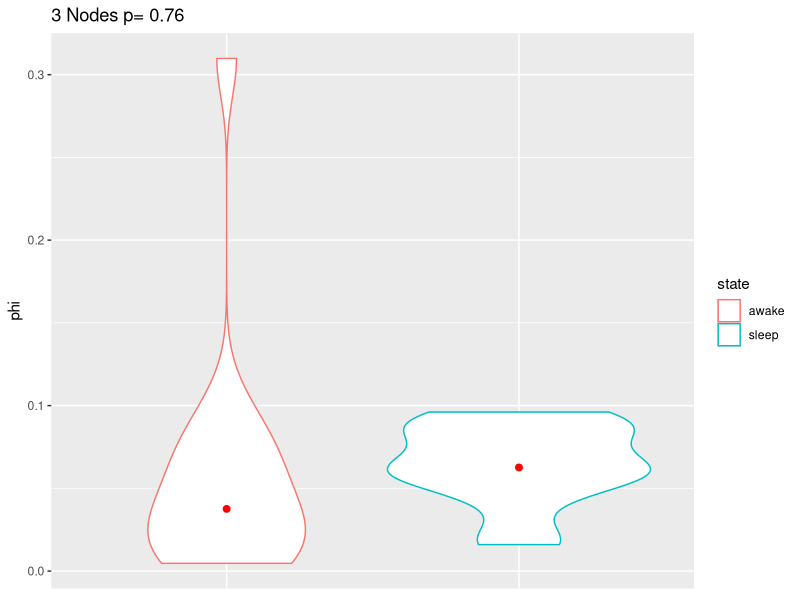
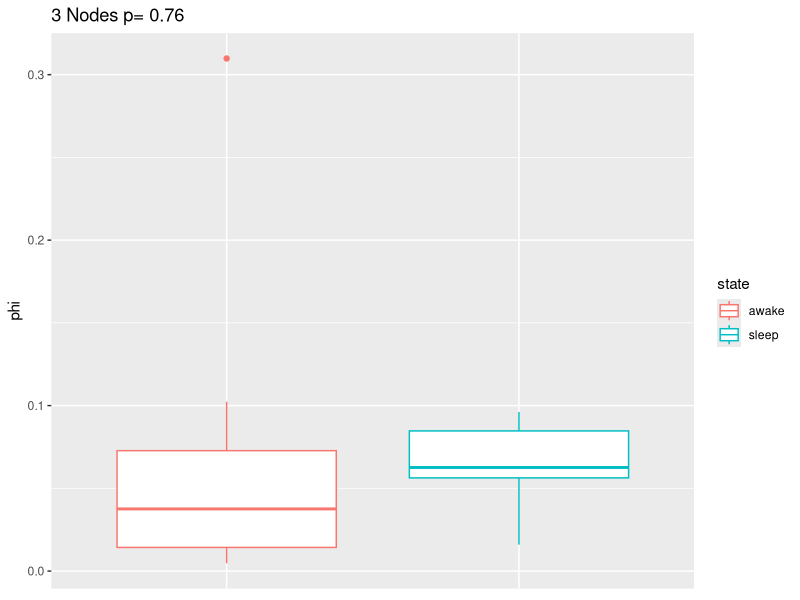
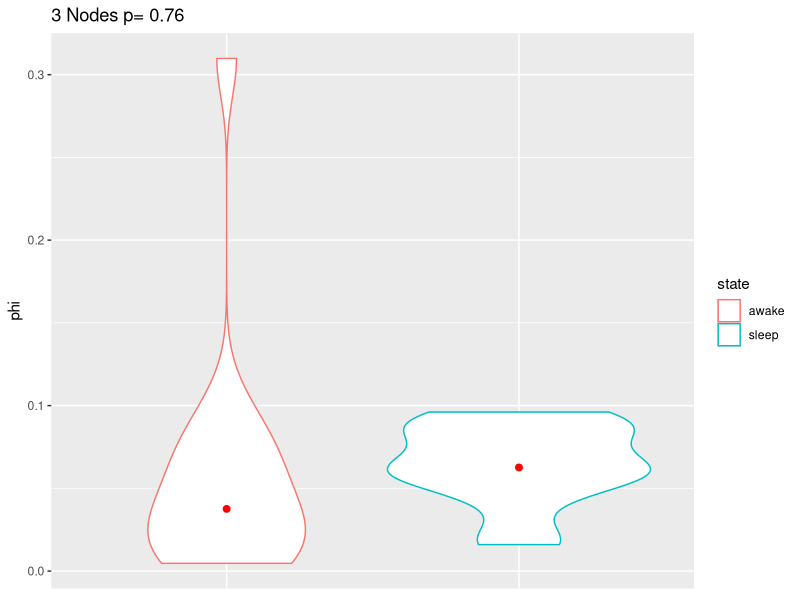
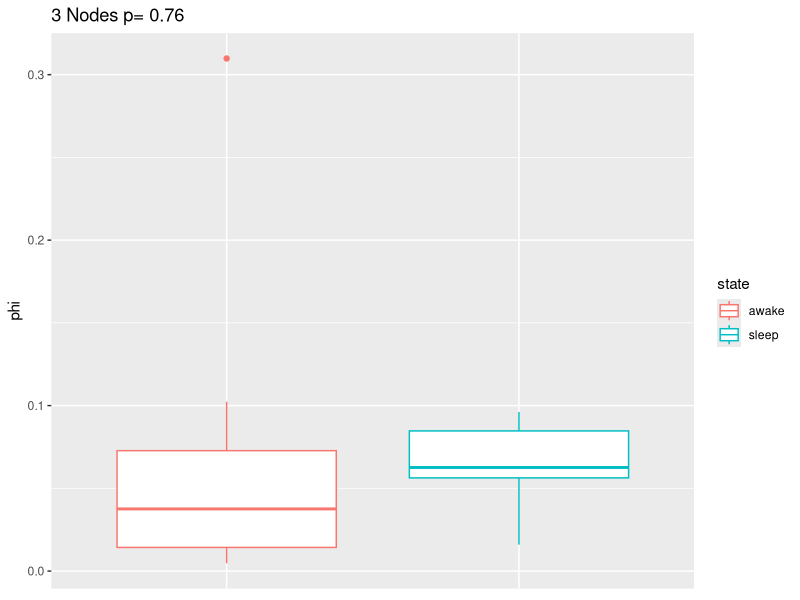

Generate these figures, in order, with R:
library(readr)
library(ggplot2)
setwd('/Users/michael/networks-phi')

d <- read_csv('nodes3.csv')
pval <- t.test(d$sleep,d$awake)
pvalue <- format(round(pval$p.value, 2), nsmall = 2)

# make the data tiddy
phi = c(d$sleep, d$awake)
state = c(rep('sleep',dim(d)[1]),rep('awake',dim(d)[1]))
dd <- data.frame(phi,state)

# violin plot
ggplot(data=dd,aes(y=phi,x=state,group=state)) + geom_violin(aes(y=phi,x=state,color=state)) + ggtitle(paste('3 Nodes p=',pvalue))+ 
  stat_summary(fun.y=median, geom="point", size=2, color="red")+
  theme(axis.title.x=element_blank(),
        axis.text.x=element_blank(),
        axis.ticks.x=element_blank())
ggsave('nodes3-violin.png')

# normal boring box plot
ggplot(data=dd,aes(y=phi,x=state,group=state)) + geom_boxplot(aes(y=phi,x=state,color=state)) + ggtitle(paste('3 Nodes p=',pvalue))+ 
  theme(axis.title.x=element_blank(),
        axis.text.x=element_blank(),
        axis.ticks.x=element_blank())
ggsave('nodes3-box.png')
